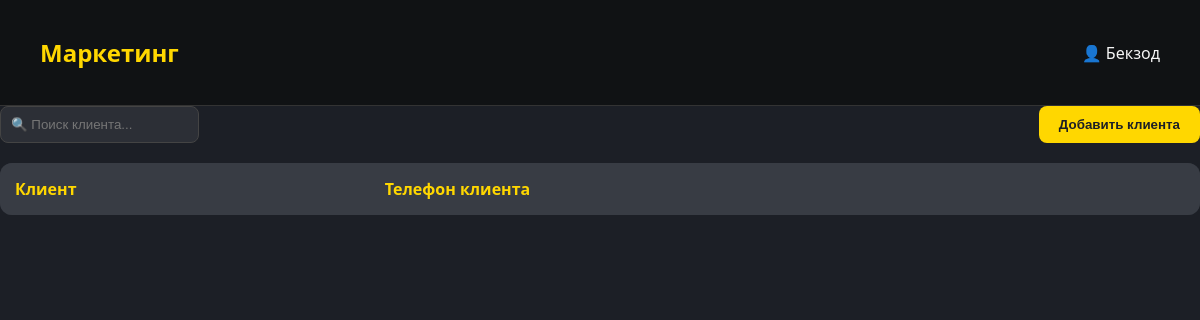
/marketing/ (signed in), run on an earlier commit of the app's database.
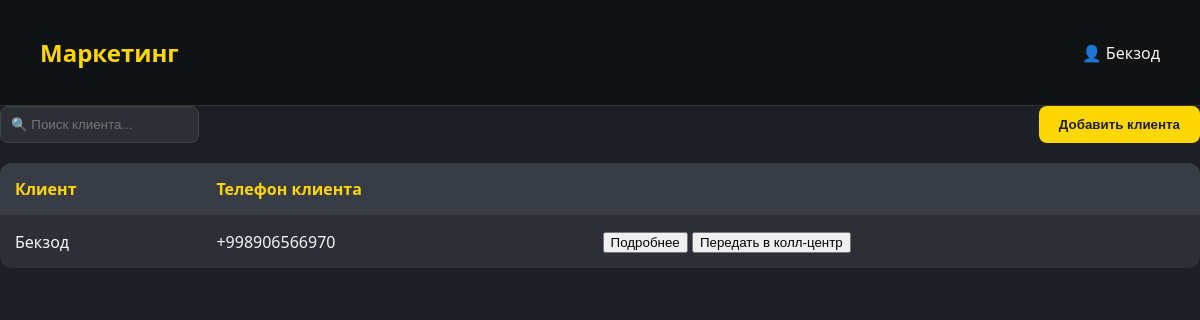
And on a later commit of the database.
### backend/models.py (models this page shows, shortened)
class Social_clients(models.Model):
    profile = models.ForeignKey(
        'Profile', on_delete=models.CASCADE, related_name='social_client', verbose_name="Профиль"
    )
    client_name=models.CharField(max_length=100)
    phone=PhoneNumberField(null=True, blank=True, default=None)
    comment=models.CharField(max_length=255,null=True, blank=True, default=None)
    order=models.OneToOneField("Orders", on_delete=models.CASCADE, related_name='marketing',null=True)

### backend/views.py (the view, shortened to what this page needs)
# urls.py: path('marketing/',views.MarketingClietView.as_view(),name='marketing'),
class MarketingClietView(LoginRequiredMixin,TemplateView):
   template_name = 'marketing.html'
   login_url = reverse_lazy('login')
   def get_context_data(self, *, object_list=None, **kwargs):
      context = super().get_context_data(**kwargs)
      search = self.request.GET.get('search')
      profile=self.request.user.profile
      if search:
         context['profile'] = Social_clients.objects.filter(profile=profile,order__stage='marketing',client_name__icontains=search).select_related('order').exclude(order__stage='failed')
      else:
         context['profile'] = Social_clients.objects.filter(profile=profile,order__stage='marketing').select_related('order').exclude(order__stage='failed')
      return context

### backend/templates/marketing.html (shortened to what this page needs)
{% if request.user.profile.approve %}
<!DOCTYPE html>
<html lang="ru">
<head>
</head>
<body>
  <header>
    <h1 onclick="window.location.href='{% url 'dashboard' %}'" style="cursor: pointer;">Маркетинг</h1>
    <div>👤 {{request.user.profile.name}}</div>
  </header>
    <div class="top-bar">
     <form action="" method="GET">
      <input type="text" name="search"  id="clientSearchInput" placeholder="🔍 Поиск клиента...">
       </form>
        <button onclick="window.location.href='{% url 'marketing_add' %}'">Добавить клиента</button>
    </div>
     <div id="individual-fields">
       <table id="clientTable">
      <thead>
        <tr>
          <th>Клиент</th>
          <th>Телефон клиента</th>
          <th></th>
        </tr>
      </thead>
      {% for item in profile %}
      <tbody>
        <tr>
          <td>{{item.client_name}}</td>
          <td>{{item.phone}}</td>
            <td><div>
                <button onclick="window.location.href='{% url 'marketing_detail' item.pk %}'">Подробнее</button>
              {% if item.order.stage == 'marketing'%}
                <button onclick="openPopup({{item.pk}})">Передать в колл-центр</button>
              {% endif %}
            </div></td>
        </tr>
      </tbody>
      {% endfor %}
       </table>
      </div>
</body>
</html>
{% else %}
{% include 'waiting.html' %}
{% endif %}

What changed in the data, as far as the page shows it:
added Social_clients: client_name "Бекзод", phone "+998906566970"
